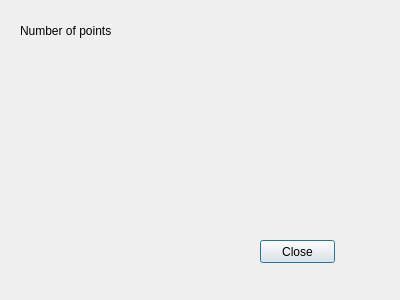
<?xml version="1.0" encoding="UTF-8"?>
<ui version="4.0">
 <class>InfoDialog</class>
 <widget class="QDialog" name="InfoDialog">
  <property name="geometry">
   <rect>
    <x>0</x>
    <y>0</y>
    <width>400</width>
    <height>300</height>
   </rect>
  </property>
  <property name="windowTitle">
   <string>Dialog</string>
  </property>
  <widget class="QLabel" name="label_num_points">
   <property name="geometry">
    <rect>
     <x>20</x>
     <y>20</y>
     <width>91</width>
     <height>21</height>
    </rect>
   </property>
   <property name="text">
    <string>Number of points</string>
   </property>
  </widget>
  <widget class="QLabel" name="num_points">
   <property name="geometry">
    <rect>
     <x>160</x>
     <y>20</y>
     <width>91</width>
     <height>21</height>
    </rect>
   </property>
   <property name="text">
    <string/>
   </property>
  </widget>
  <widget class="QPushButton" name="close">
   <property name="geometry">
    <rect>
     <x>260</x>
     <y>240</y>
     <width>75</width>
     <height>23</height>
    </rect>
   </property>
   <property name="text">
    <string>Close</string>
   </property>
  </widget>
 </widget>
 <resources/>
 <connections/>
</ui>
